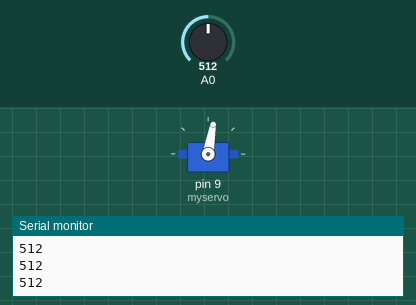
Recording of a sketch running on a simulated Arduino Uno, built with avr-gcc and run on an emulated ATmega328P. On the bench: servo, the last lines printed to the serial monitor. Inputs (shaded band) come from the test bench; at power-on: A0 = 512.

Above: at 1.2 s.
1.3 s: A0 set to 716
At 2.5 s:
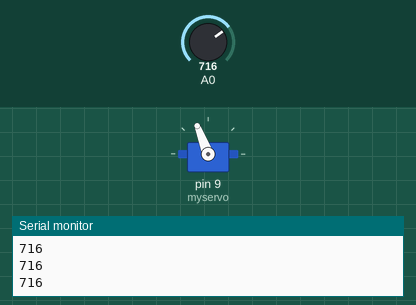
2.8 s: A0 set to 900
At 3.8 s:
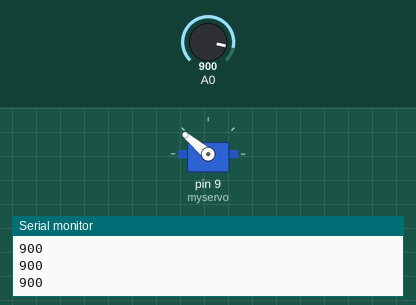
4.3 s: A0 set to 1023
At 5.1 s:
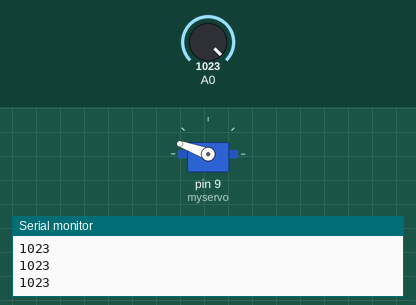
5.8 s: A0 set to 511
At 6.4 s:
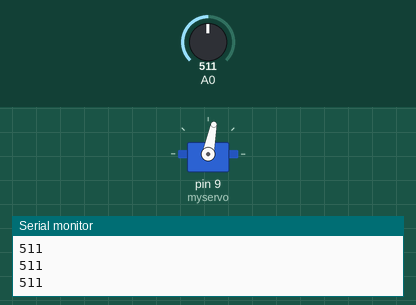
7.3 s: A0 set to 306
At 7.7 s:
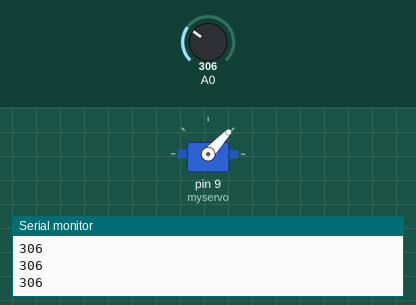
8.8 s: A0 set to 122
At 10.2 s:
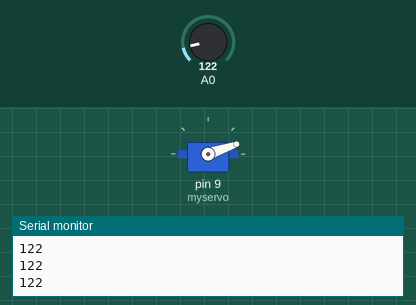
Timing chart, 0 to 11.3 s (numbered marks = the images above; inputs shaded):
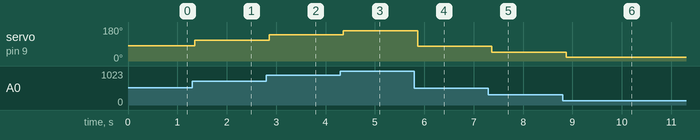

Measured:
- after the input at 1.3 s, servo on pin 9 (myservo): 80° → 111° after 0.05 s
- after the input at 2.8 s, servo on pin 9 (myservo): 111° → 140° after 0.06 s
- after the input at 4.3 s, servo on pin 9 (myservo): 140° → 160° after 0.06 s
- after the input at 5.8 s, servo on pin 9 (myservo): 160° → 79° after 0.07 s
- after the input at 7.3 s, servo on pin 9 (myservo): 79° → 47° after 0.07 s
- after the input at 8.8 s, servo on pin 9 (myservo): 47° → 19° after 0.07 s

The sketch:

resistServo.ino
```cpp
#include<Servo.h>
Servo myservo;
void setup() {
  // put your setup code here, to run once:
  Serial.begin(9600);
  myservo.attach(9);
}

void loop() {
  // put your main code here, to run repeatedly:
  int val = analogRead(A0);
    Serial.println(val);


  int rad = map(val, 0, 1023, 0, 160);
  myservo.write(rad);
  delay(150);
}
```
